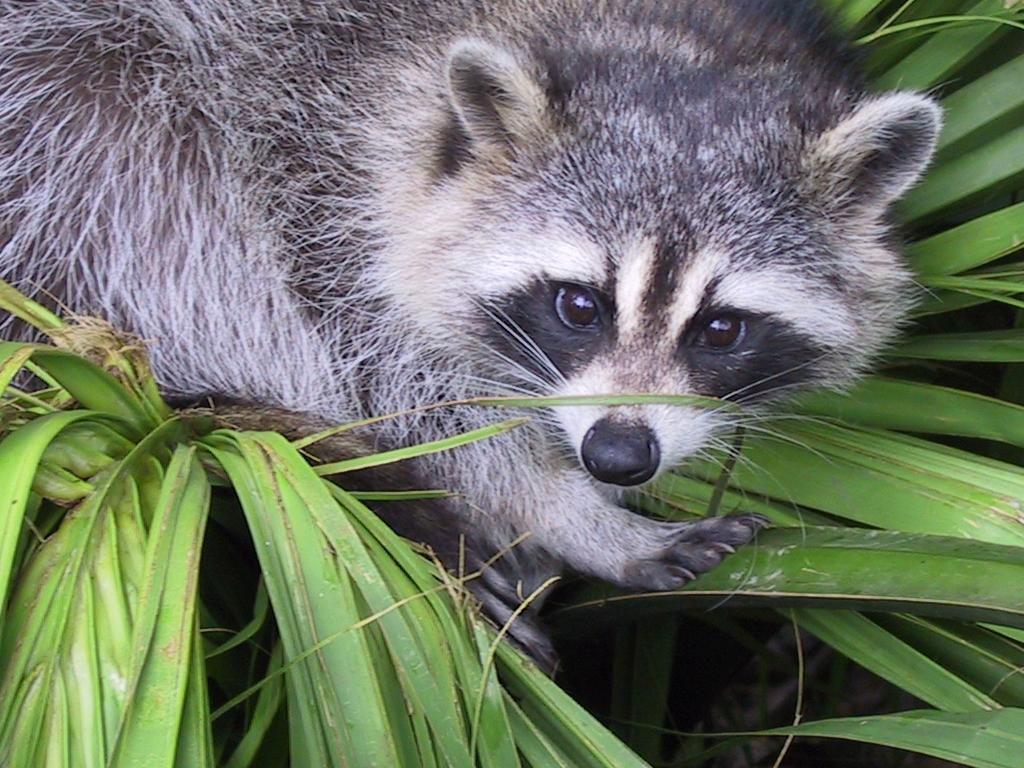
#> input picture 1_Array/ex04/animal.jpeg, 1024 x 768 px
$ python zoom.py
#> lines starting #> are read from the running program, lines starting #| are printed output that depends on the picture
### 1_Array/ex04/load_image.py

import numpy as np
from PIL import Image


def ft_load(path: str) -> list:
    '''
    Takes in a path for a .jpg or .jpeg image. Prints its format and its
    pixel content in RGB format
    '''
    try:
        assert isinstance(path, str), "The file name has to be a string"
        image = Image.open(path)
        image_arr = np.array(image)
        return image_arr
    except AssertionError as msg:
        print("AssertionError: " + str(msg))
    except FileNotFoundError:
        print("Error: File not found")

### 1_Array/ex04/zoom.py

from load_image import ft_load
from PIL import Image
import numpy as np
import matplotlib.pyplot as plt

def zoom(path: str, scale: int):
    try:
        assert isinstance(path, str), "The file name has to be a string"
        assert isinstance(scale, (int, float)), \
            "The scale has to be an integer or a float"
        assert scale > 0 and scale <= 1, "The scale has to be in the range (0, 1]"
        image = Image.open(path)
        image_arr = np.array(image)

        x_offset_left = int((image_arr.shape[0] * (1 - scale)) / 2)
        y_offset_left = int((image_arr.shape[1] * (1 - scale)) / 2)
        x_offset_right = int(image_arr.shape[0] - x_offset_left)
        y_offset_right = int(image_arr.shape[1] - y_offset_left)
        sliced_region = image_arr[x_offset_left:x_offset_right, \
            y_offset_left:y_offset_right]

        greyscale_image_arr = np.dot(sliced_region[...,:3], [0.2989, 0.5870, 0.1140])

        temp_list = list(sliced_region.shape)
        temp_list[2] = 1

        print("The shape of the image is: " + str(tuple(temp_list)) + \
            " or " + str(sliced_region.shape[0:2]))

        print(np.round(greyscale_image_arr[:, :, np.newaxis]).astype(int))

        plt.imshow(Image.fromarray(greyscale_image_arr));
        plt.show();
    except AssertionError as msg:
        print("AssertionError: " + str(msg))
    except FileNotFoundError:
        print("Error: File not found")
    except KeyboardInterrupt:
        pass

def main():
    print("Invalid file test:")
    print(ft_load("anima.jpeg"))
    print()

    print("Invalid scale test:")
    zoom("animal.jpeg", 1.8)
    zoom("animal.jpeg", -0.8)
    zoom("animal.jpeg", 0)
    zoom("animal.jpeg", "dd")
    print()

    print("Valid file test:")
    print(ft_load("animal.jpeg"))
#> call 2 of ft_load, with path = 'animal.jpeg'
#> in ft_load, image is the input picture: PIL image 1024x768 RGB; mean R, G, B 110.7, 117.7, 102.1
    zoom("animal.jpeg", 0.8)
#> in zoom (call 5), `sliced_region = image_arr[x_offset_left:x_offset_right, \ y_offset_lef..`:
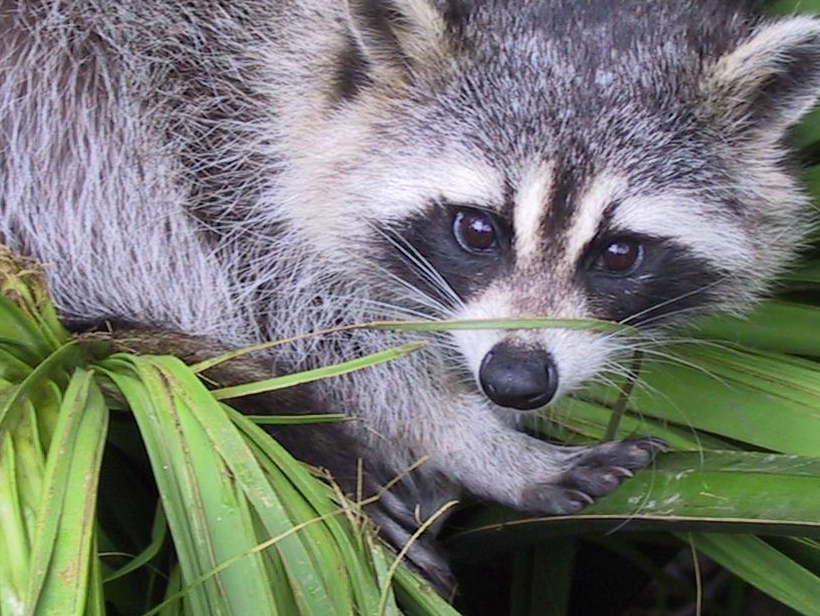
#> sliced_region: shape (616, 820, 3); mean R, G, B 118, 121.4, 113.3
#> in zoom (call 5), `greyscale_image_arr = np.dot(sliced_region[...,:3], [0.2989, 0.5870, 0..`:
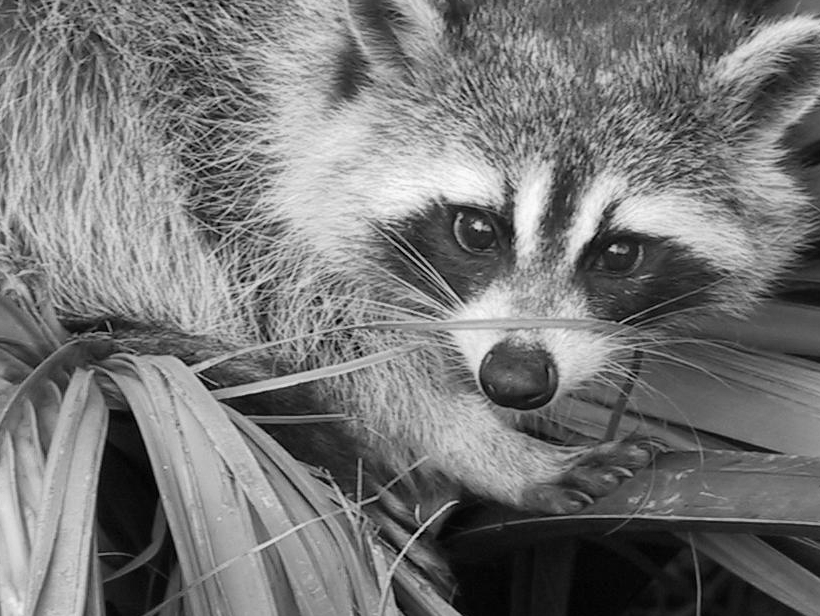
#> greyscale_image_arr: shape (616, 820) float64; min 0, max 253.2, mean 119.4
#| The shape of the image is: (616, 820, 1) or (616, 820)
#> (printed output is left out)
    print()


if __name__ == "__main__":
    main()

$ run again, with 1_Array/ex02/landscape.jpg copied over 1_Array/ex04/animal.jpeg
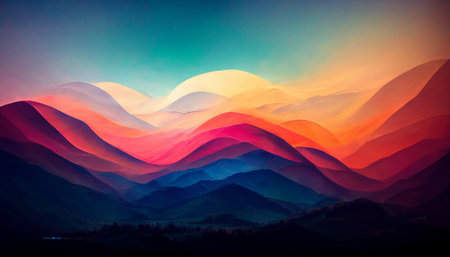
#> input picture 1_Array/ex02/landscape.jpg, 450 x 257 px
#> in ft_load, image is the input picture: PIL image 450x257 RGB; mean R, G, B 98.7, 79.1, 89.1
#> in zoom (call 5), `sliced_region = image_arr[x_offset_left:x_offset_right, \ y_offset_lef..`:
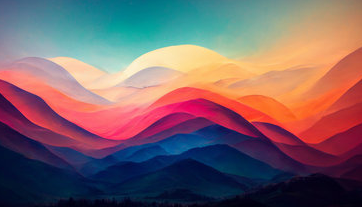
#> sliced_region: shape (207, 362, 3); mean R, G, B 122.6, 98, 103.8
#> in zoom (call 5), `greyscale_image_arr = np.dot(sliced_region[...,:3], [0.2989, 0.5870, 0..`:
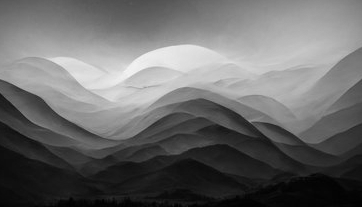
#> greyscale_image_arr: shape (207, 362) float64; min 1.6, max 245.1, mean 106
#| The shape of the image is: (207, 362, 1) or (207, 362)
#> (printed output is left out)
